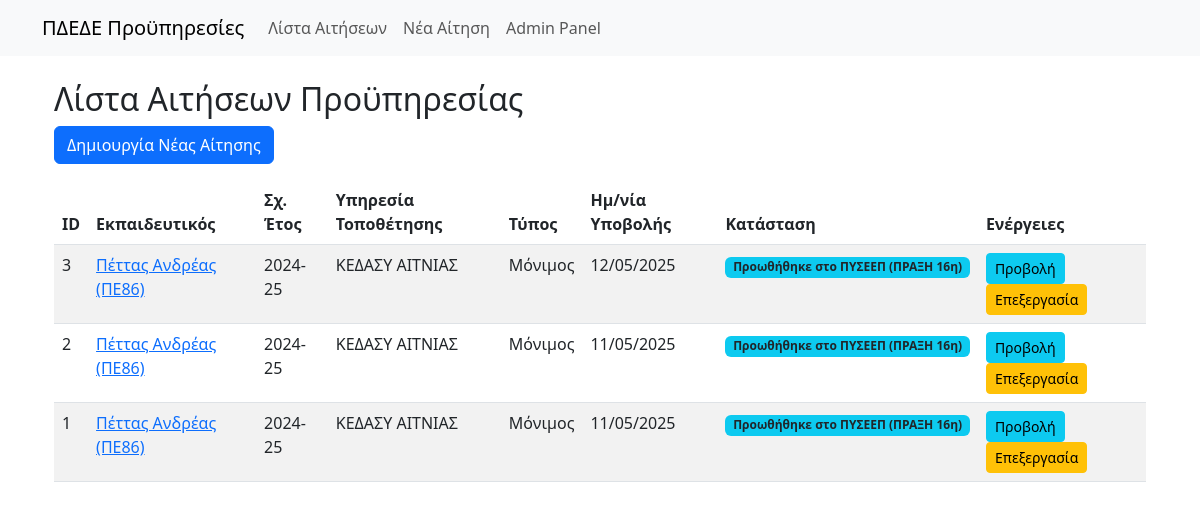
/app/aitiseis/ (signed in), run on the app's committed database.
### proypiresies_app/models.py (models this page shows, shortened)
class Aitisi(models.Model):
    TYPOI_EKPAIDEFTIKOU_CHOICES = [
        ('MONIMOS', 'Μόνιμος'),
        ('ANAPLIROTIS', 'Αναπληρωτής'),
    ]
    ekpaideftikos = models.ForeignKey(
        Ekpaideftikos,
        on_delete=models.CASCADE, # Αν διαγραφεί ο εκπαιδευτικός, διαγράφονται και οι αιτήσεις του
        verbose_name="Εκπαιδευτικός"
    )
    ypiresia_trexousas_topothetisis = models.ForeignKey(
        Ypiresia,
        on_delete=models.PROTECT,
        verbose_name="Υπηρεσία Τρέχουσας Τοποθέτησης"
    )
    sxoliko_etos = models.CharField(max_length=9, verbose_name="Σχολικό Έτος (π.χ. 2024-25)") # π.χ. 2023-24
    typos_ekpaideftikou = models.CharField(
        max_length=20,
        choices=TYPOI_EKPAIDEFTIKOU_CHOICES,
        verbose_name="Τύπος Εκπαιδευτικού"
    )
    imerominia_ypovolis = models.DateField(
        blank=True,
        null=True,
        verbose_name="Ημερομηνία Υποβολής Αίτησης"
    )
    arxeio_aitisis_pdf = models.FileField(
        upload_to='aitiseis_pdf/%Y/%m/', # Θα δημιουργήσει υποφακέλους ανά έτος/μήνα
        blank=True,
        null=True,
        verbose_name="Αρχείο Αίτησης (PDF)"
    )
    se_anamoni = models.BooleanField(
        default=False,
        verbose_name="Σε Αναμονή Δικαιολογητικών"
    )
    pyseep_proothisis = models.ForeignKey(
        PYSEEP,
        on_delete=models.SET_NULL, # Αν διαγραφεί το ΠΥΣΕΕΠ, το πεδίο γίνεται null
        blank=True,
        null=True,
        related_name='aitiseis_proothisis',
        verbose_name="Έτοιμη για ΠΥΣΕΕΠ (Προώθηση)"
    )
    pyseep_teliki_apofasi = models.ForeignKey(
        PYSEEP,
        on_delete=models.SET_NULL,
        blank=True,
        null=True,
        related_name='aitiseis_telikes_apofaseis',
        verbose_name="Τελική Απόφαση από ΠΥΣΕΕΠ"
    )
    created_at = models.DateTimeField(auto_now_add=True, verbose_name="Ημερομηνία Δημιουργίας")
    updated_at = models.DateTimeField(auto_now=True, verbose_name="Ημερομηνία Ενημέρωσης")
    class Meta:
        verbose_name = "Αίτηση Αναγνώρισης Προϋπηρεσίας"
        verbose_name_plural = "Αιτήσεις Αναγνώρισης Προϋπηρεσιών"
        ordering = ['-created_at']

class Ekpaideftikos(models.Model):
    onoma = models.CharField(max_length=100, verbose_name="Όνομα")
    eponymo = models.CharField(max_length=100, verbose_name="Επώνυμο")
    patronymo = models.CharField(max_length=100, verbose_name="Πατρώνυμο")
    eidikotita = models.ForeignKey(
        Eidikotita,
        on_delete=models.PROTECT, # Προστασία για να μην διαγραφεί ειδικότητα αν χρησιμοποιείται
        verbose_name="Ειδικότητα"
    )
    tilefono = models.CharField(max_length=20, blank=True, null=True, verbose_name="Τηλέφωνο")
    email = models.EmailField(blank=True, null=True, verbose_name="Email")
    def __str__(self):
        return f"{self.eponymo} {self.onoma} ({self.eidikotita.eidikotita_sintomi})"
    class Meta:
        verbose_name = "Εκπαιδευτικός"
        verbose_name_plural = "Εκπαιδευτικοί"
        unique_together = [['onoma', 'eponymo', 'patronymo', 'eidikotita']]
        ordering = ['eponymo', 'onoma']

class Eidikotita(models.Model):
    eidikotita_pliris = models.CharField(
        max_length=255,
        unique=True,
        verbose_name="Πλήρης Ονομασία Ειδικότητας"
    )
    eidikotita_sintomi = models.CharField(
        max_length=50,
        verbose_name="Σύντομη Ονομασία Ειδικότητας (π.χ. ΔΕ1)"
    )
    class Meta:
        verbose_name = "Ειδικότητα"
        verbose_name_plural = "Ειδικότητες"
        ordering = ['eidikotita_sintomi']

class Ypiresia(models.Model):
    onomasia = models.CharField(max_length=255, unique=True, verbose_name="Ονομασία Υπηρεσίας")
    def __str__(self):
        return self.onomasia
    class Meta:
        verbose_name = "Υπηρεσία Τοποθέτησης/Υπηρέτησης"
        verbose_name_plural = "Υπηρεσίες Τοποθέτησης/Υπηρέτησης"
        ordering = ['onomasia']

class PYSEEP(models.Model):
    arithmos_praxis = models.CharField(max_length=50, verbose_name="Αριθμός Πράξης ΠΥΣΕΕΠ")
    imerominia_praxis = models.DateField(verbose_name="Ημερομηνία Πράξης ΠΥΣΕΕΠ")
    class Meta:
        verbose_name = "Πράξη ΠΥΣΕΕΠ"
        verbose_name_plural = "Πράξεις ΠΥΣΕΕΠ"
        unique_together = [['arithmos_praxis', 'imerominia_praxis']]
        ordering = ['-imerominia_praxis', 'arithmos_praxis']

### proypiresies_app/views.py (the view)
# urls.py: path('aitiseis/', views.AitisiListView.as_view(), name='aitisi_list'),
class AitisiListView(LoginRequiredMixin, ListView):
    model = Aitisi
    template_name = 'proypiresies_app/aitisi_list.html' # Δημιουργήστε αυτό το template
    context_object_name = 'aitiseis'
    paginate_by = 20

### proypiresies_app/templates/proypiresies_app/aitisi_list.html (shortened to what this page needs)
{% extends "proypiresies_app/base.html" %}
{% block content %}
<div class="container mt-4">
    <h2>Λίστα Αιτήσεων Προϋπηρεσίας</h2>
    <a href="{% url 'proypiresies_app:aitisi_create' %}" class="btn btn-primary mb-3">Δημιουργία Νέας Αίτησης</a>
    {% if aitiseis %}
        <table class="table table-striped table-hover">
            <thead>
                <tr>
                    <th>ID</th>
                    <th>Εκπαιδευτικός</th>
                    <th>Σχ. Έτος</th>
                    <th>Υπηρεσία Τοποθέτησης</th>
                    <th>Τύπος</th>
                    <th>Ημ/νία Υποβολής</th>
                    <th>Κατάσταση</th>
                    <th>Ενέργειες</th>
                </tr>
            </thead>
            <tbody>
                {% for aitisi in aitiseis %}
                <tr>
                    <td>{{ aitisi.id }}</td>
                    <td><a href="{% url 'proypiresies_app:aitisi_detail' aitisi.pk %}">{{ aitisi.ekpaideftikos }}</a></td>
                    <td>{{ aitisi.sxoliko_etos }}</td>
                    <td>{{ aitisi.ypiresia_trexousas_topothetisis }}</td>
                    <td>{{ aitisi.get_typos_ekpaideftikou_display }}</td>
                    <td>{{ aitisi.imerominia_ypovolis|date:"d/m/Y"|default:"-" }}</td>
                    <td>
                        {% if aitisi.se_anamoni %}
                            <span class="badge bg-warning text-dark">Σε Αναμονή</span>
                        {% elif aitisi.pyseep_proothisis and not aitisi.pyseep_teliki_apofasi %}
                            <span class="badge bg-info text-dark">Προωθήθηκε στο ΠΥΣΕΕΠ ({{ aitisi.pyseep_proothisis.arithmos_praxis }})</span>
                        {% elif aitisi.pyseep_teliki_apofasi %}
                            <span class="badge bg-success">Ολοκληρώθηκε από ΠΥΣΕΕΠ ({{ aitisi.pyseep_teliki_apofasi.arithmos_praxis }})</span>
                        {% else %}
                            <span class="badge bg-secondary">Νέα</span>
                        {% endif %}
                    </td>
                    <td>
                        <a href="{% url 'proypiresies_app:aitisi_detail' aitisi.pk %}" class="btn btn-sm btn-info">Προβολή</a>
                        <a href="{% url 'proypiresies_app:aitisi_update' aitisi.pk %}" class="btn btn-sm btn-warning">Επεξεργασία</a>
                    </td>
                </tr>
                {% endfor %}
            </tbody>
        </table>
    {% else %}
        <p>Δεν υπάρχουν καταχωρημένες αιτήσεις.</p>
    {% endif %}
</div>
{% endblock %}

### proypiresies_app/templates/proypiresies_app/base.html (shortened to what this page needs)
{% load static %}
<!doctype html>
<html lang="el">
<head>
    <link href="https://cdn.jsdelivr.net/npm/bootstrap@5.3.0/dist/css/bootstrap.min.css" rel="stylesheet">
</head>
<body>
    <nav class="navbar navbar-expand-lg navbar-light bg-light mb-4">
        <div class="container">
            <a class="navbar-brand" href="#">ΠΔΕΔΕ Προϋπηρεσίες</a>
            <div class="collapse navbar-collapse" id="navbarNav">
                <ul class="navbar-nav">
                    <li class="nav-item">
                        <a class="nav-link" href="{% url 'proypiresies_app:aitisi_list' %}">Λίστα Αιτήσεων</a>
                    </li>
                    <li class="nav-item">
                        <a class="nav-link" href="{% url 'proypiresies_app:aitisi_create' %}">Νέα Αίτηση</a>
                    </li>
                     <li class="nav-item">
                        <a class="nav-link" href="{% url 'admin:index' %}">Admin Panel</a>
                    </li>
                </ul>
            </div>
        </div>
    </nav>
    <div class="container">
        {% block content %}
        {% endblock %}
    </div>
</body>
</html>

### data on the page
Aitisi: id "3", ekpaideftikos "Πέττας Ανδρέας (ΠΕ86)", sxoliko_etos "2024-25", ypiresia_trexousas_topothetisis "ΚΕΔΑΣΥ ΑΙΤΝΙΑΣ", typos_ekpaideftikou "Μόνιμος", imerominia_ypovolis "12/05/2025", pyseep_proothisis.arithmos_praxis "ΠΡΑΞΗ 16η"
Aitisi: id "2", ekpaideftikos "Πέττας Ανδρέας (ΠΕ86)", sxoliko_etos "2024-25", ypiresia_trexousas_topothetisis "ΚΕΔΑΣΥ ΑΙΤΝΙΑΣ", typos_ekpaideftikou "Μόνιμος", imerominia_ypovolis "11/05/2025", pyseep_proothisis.arithmos_praxis "ΠΡΑΞΗ 16η"
Aitisi: id "1", ekpaideftikos "Πέττας Ανδρέας (ΠΕ86)", sxoliko_etos "2024-25", ypiresia_trexousas_topothetisis "ΚΕΔΑΣΥ ΑΙΤΝΙΑΣ", typos_ekpaideftikou "Μόνιμος", imerominia_ypovolis "11/05/2025", pyseep_proothisis.arithmos_praxis "ΠΡΑΞΗ 16η"
